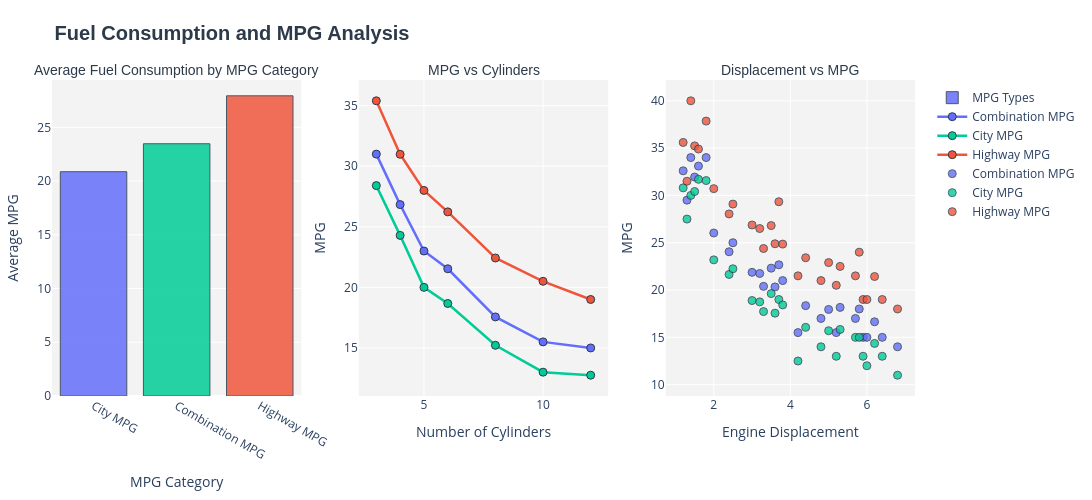

The notebook cell saved with this chart:
### Markdown cell above
---

### Code cell
# Calculate the average for each column
fuel_consumption = {
    'City MPG': df['city_mpg'].mean(),
    'Combination MPG': df['combination_mpg'].mean(),
    'Highway MPG': df['highway_mpg'].mean()
}

# Create subplots (1 row, 3 columns)
fig = make_subplots(
    rows=1, cols=3,
    subplot_titles=('Average Fuel Consumption by MPG Category', 'MPG vs Cylinders', 'Displacement vs MPG'),
    specs=[[{"type": "bar"}, {"type": "scatter"}, {"type": "scatter"}]]
)

# First subplot: Bar plot of average MPG by category
fig.add_trace(go.Bar(
    x=list(fuel_consumption.keys()), 
    y=list(fuel_consumption.values()), 
    marker=dict(color=['#636EFA', '#00CC96', '#EF553B'], line=dict(color='#2D3A4A', width=1)),
    opacity=0.85, name='MPG Types'
), row=1, col=1)

# Second subplot: Line plot of MPG vs cylinders
mpg_by_cylinders = df.groupby('cylinders')[['combination_mpg', 'city_mpg', 'highway_mpg']].mean().reset_index()
for col, label, color in zip(['combination_mpg', 'city_mpg', 'highway_mpg'], 
                             ['Combination MPG', 'City MPG', 'Highway MPG'], 
                             ['#636EFA', '#00CC96', '#EF553B']):
    fig.add_trace(go.Scatter(
        x=mpg_by_cylinders['cylinders'], y=mpg_by_cylinders[col], 
        mode='lines+markers', name=label, line=dict(width=2.5),
        marker=dict(size=8, color=color, line=dict(width=1, color='#2D3A4A'))
    ), row=1, col=2)

# Third subplot: Scatter plot of displacement vs MPG
disp_group = df.groupby('displacement')[['combination_mpg', 'city_mpg', 'highway_mpg']].mean().reset_index()
for col, label, color in zip(['combination_mpg', 'city_mpg', 'highway_mpg'], 
                             ['Combination MPG', 'City MPG', 'Highway MPG'], 
                             ['#636EFA', '#00CC96', '#EF553B']):
    fig.add_trace(go.Scatter(
        x=disp_group['displacement'], y=disp_group[col], mode='markers', name=label, 
        marker=dict(size=8, color=color, opacity=0.8, line=dict(width=1, color='#2D3A4A'))
    ), row=1, col=3)

# Update layout with axis labels, legend, and styling
fig.update_layout(
    height=500, width=1400, title_text="<b>Fuel Consumption and MPG Analysis</b>", 
    title_font=dict(size=20, family='Arial', color='#2D3A4A'), showlegend=True, 
    plot_bgcolor='rgba(240,240,240,0.8)', paper_bgcolor='white', 
    legend=dict(orientation="v", yanchor="top", y=0.99, xanchor="left", x=1.02), 
    margin=dict(l=50, r=150, t=80, b=50)
)

# Label axis for first subplot (Bar chart)
fig.update_xaxes(title_text='MPG Category', row=1, col=1)
fig.update_yaxes(title_text='Average MPG', row=1, col=1)

# Label axis for first subplot (MPG vs Cylinders)
fig.update_xaxes(title_text='Number of Cylinders', row=1, col=2)
fig.update_yaxes(title_text='MPG', row=1, col=2)

# Label axis for first subplot(Displacement vs MPG)
fig.update_xaxes(title_text='Engine Displacement', row=1, col=3)
fig.update_yaxes(title_text='MPG', row=1, col=3)

# Style subplot titles
for annotation in fig['layout']['annotations']:
    annotation['font'] = dict(size=14, family='Arial', color='#2D3A4A')

fig.show()

### Figure 1 — Plotly figure (JSON) as saved in the notebook; plotly's stock layout.template omitted (floating-point values rounded to 4 significant figures)
{"data": [{"marker": {"color": ["#636EFA", "#00CC96", "#EF553B"], "line": {"color": "#2D3A4A", "width": 1}}, "name": "MPG Types", "opacity": 0.85, "type": "bar", "x": ["City MPG", "Combination MPG", "Highway MPG"], "xaxis": "x", "y": [20.87, 23.47, 27.93], "yaxis": "y"}, {"line": {"width": 2.5}, "marker": {"color": "#636EFA", "line": {"color": "#2D3A4A", "width": 1}, "size": 8}, "mode": "lines+markers", "name": "Combination MPG", "type": "scatter", "x": [3.0, 4.0, 5.0, 6.0, 8.0, 10.0, 12.0], "xaxis": "x2", "y": [31.0, 26.83, 23.0, 21.54, 17.56, 15.5, 15.0], "yaxis": "y2"}, {"line": {"width": 2.5}, "marker": {"color": "#00CC96", "line": {"color": "#2D3A4A", "width": 1}, "size": 8}, "mode": "lines+markers", "name": "City MPG", "type": "scatter", "x": [3.0, 4.0, 5.0, 6.0, 8.0, 10.0, 12.0], "xaxis": "x2", "y": [28.4, 24.29, 20.0, 18.67, 15.22, 13.0, 12.75], "yaxis": "y2"}, {"line": {"width": 2.5}, "marker": {"color": "#EF553B", "line": {"color": "#2D3A4A", "width": 1}, "size": 8}, "mode": "lines+markers", "name": "Highway MPG", "type": "scatter", "x": [3.0, 4.0, 5.0, 6.0, 8.0, 10.0, 12.0], "xaxis": "x2", "y": [35.4, 30.98, 28.0, 26.23, 22.42, 20.5, 19.0], "yaxis": "y2"}, {"marker": {"color": "#636EFA", "line": {"color": "#2D3A4A", "width": 1}, "opacity": 0.8, "size": 8}, "mode": "markers", "name": "Combination MPG", "type": "scatter", "x": [1.2, 1.3, 1.4, 1.5, 1.6, 1.8, 2.0, 2.4, 2.5, 3.0, 3.2, 3.3, 3.5, 3.6, 3.7, 3.8, 4.2, 4.4, 4.8, 5.0, 5.2, 5.3, 5.7, 5.8, 5.9, 6.0, 6.2, 6.4, 6.8], "xaxis": "x3", "y": [32.6, 29.5, 34.0, 31.94, 33.1, 34.0, 26.03, 24.04, 25.0, 21.87, 21.75, 20.39, 22.31, 20.33, 22.67, 21.0, 15.5, 18.35, 17.0, 17.95, 15.5, 18.17, 17.0, 18.0, 15.0, 15.0, 16.64, 15.0, 14.0], "yaxis": "y3"}, {"marker": {"color": "#00CC96", "line": {"color": "#2D3A4A", "width": 1}, "opacity": 0.8, "size": 8}, "mode": "markers", "name": "City MPG", "type": "scatter", "x": [1.2, 1.3, 1.4, 1.5, 1.6, 1.8, 2.0, 2.4, 2.5, 3.0, 3.2, 3.3, 3.5, 3.6, 3.7, 3.8, 4.2, 4.4, 4.8, 5.0, 5.2, 5.3, 5.7, 5.8, 5.9, 6.0, 6.2, 6.4, 6.8], "xaxis": "x3", "y": [30.8, 27.5, 30.0, 30.41, 31.7, 31.57, 23.19, 21.65, 22.25, 18.89, 18.75, 17.72, 19.62, 17.56, 19.0, 18.43, 12.5, 16.06, 14.0, 15.7, 13.0, 15.83, 15.0, 15.0, 13.0, 12.0, 14.36, 13.0, 11.0], "yaxis": "y3"}, {"marker": {"color": "#EF553B", "line": {"color": "#2D3A4A", "width": 1}, "opacity": 0.8, "size": 8}, "mode": "markers", "name": "Highway MPG", "type": "scatter", "x": [1.2, 1.3, 1.4, 1.5, 1.6, 1.8, 2.0, 2.4, 2.5, 3.0, 3.2, 3.3, 3.5, 3.6, 3.7, 3.8, 4.2, 4.4, 4.8, 5.0, 5.2, 5.3, 5.7, 5.8, 5.9, 6.0, 6.2, 6.4, 6.8], "xaxis": "x3", "y": [35.6, 31.5, 40.0, 35.24, 34.9, 37.86, 30.72, 28.04, 29.08, 26.87, 26.5, 24.39, 26.81, 24.89, 29.33, 24.86, 21.5, 23.41, 21.0, 22.9, 20.5, 22.5, 21.5, 24.0, 19.0, 19.0, 21.43, 19.0, 18.0], "yaxis": "y3"}], "layout": {"annotations": [{"font": {"color": "#2D3A4A", "family": "Arial", "size": 14}, "showarrow": false, "text": "Average Fuel Consumption by MPG Category", "x": 0.1444, "xanchor": "center", "xref": "paper", "y": 1, "yanchor": "bottom", "yref": "paper"}, {"font": {"color": "#2D3A4A", "family": "Arial", "size": 14}, "showarrow": false, "text": "MPG vs Cylinders", "x": 0.5, "xanchor": "center", "xref": "paper", "y": 1, "yanchor": "bottom", "yref": "paper"}, {"font": {"color": "#2D3A4A", "family": "Arial", "size": 14}, "showarrow": false, "text": "Displacement vs MPG", "x": 0.8556, "xanchor": "center", "xref": "paper", "y": 1, "yanchor": "bottom", "yref": "paper"}], "height": 500, "legend": {"orientation": "v", "x": 1.02, "xanchor": "left", "y": 0.99, "yanchor": "top"}, "margin": {"b": 50, "l": 50, "r": 150, "t": 80}, "paper_bgcolor": "white", "plot_bgcolor": "rgba(240,240,240,0.8)", "showlegend": true, "title": {"font": {"color": "#2D3A4A", "family": "Arial", "size": 20}, "text": "<b>Fuel Consumption and MPG Analysis</b>"}, "width": 1400, "xaxis": {"anchor": "y", "domain": [0, 0.2889], "title": {"text": "MPG Category"}}, "xaxis2": {"anchor": "y2", "domain": [0.3556, 0.6444], "title": {"text": "Number of Cylinders"}}, "xaxis3": {"anchor": "y3", "domain": [0.7111, 1], "title": {"text": "Engine Displacement"}}, "yaxis": {"anchor": "x", "domain": [0, 1], "title": {"text": "Average MPG"}}, "yaxis2": {"anchor": "x2", "domain": [0, 1], "title": {"text": "MPG"}}, "yaxis3": {"anchor": "x3", "domain": [0, 1], "title": {"text": "MPG"}}}}
